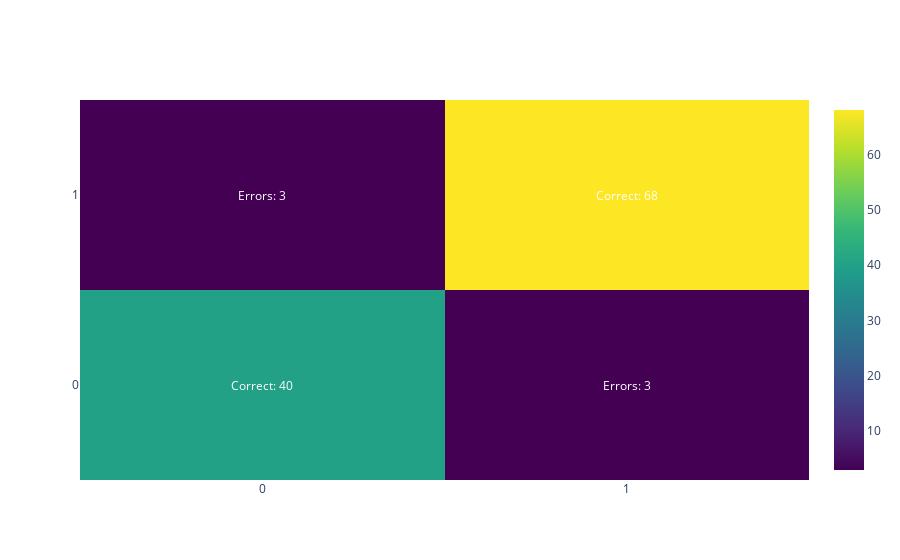

Notebook code cell kept with this figure:
### Code cell
# Confusion Matrix second version with plotly.express

# Create the heatmap trace
heatmap = go.Heatmap(z=cm, x=model.classes_, y=model.classes_, colorscale='Viridis')

# Create the figure and add the heatmap trace
fig = go.Figure(data=[heatmap])

# Add annotations for each cell in the confusion matrix
for i in range(len(cm)):
    for j in range(len(cm[i])):
        if i == j:
            text = f"Correct: {cm[i][j]}"
        else:
            text = f"Errors: {cm[i][j]}"
        fig.add_annotation(
            text=text,
            x=model.classes_[j],
            y=model.classes_[i],
            xref='x',
            yref='y',
            showarrow=False,
            font=dict(color='white')  # Ensure text color is white for better visibility
        )

# Update axis properties
fig.update_xaxes(title_text='Predicted Label', tickmode='array', tickvals=list(range(len(model.classes_))), ticktext=model.classes_)
fig.update_yaxes(title_text='True Label', tickmode='array', tickvals=list(range(len(model.classes_))), ticktext=model.classes_)

# Set the layout to ensure the figure is square
fig.update_layout(
    width=600,  # Set the width of the figure
    height=600  # Set the height of the figure to be equal to the width
)

# Show the figure
fig.show()

### Figure 1 — Plotly figure (JSON) as saved in the notebook; plotly's stock layout.template omitted (floating-point values rounded to 4 significant figures)
{"data": [{"colorscale": [[0, "#440154"], [0.1111, "#482878"], [0.2222, "#3e4989"], [0.3333, "#31688e"], [0.4444, "#26828e"], [0.5556, "#1f9e89"], [0.6667, "#35b779"], [0.7778, "#6ece58"], [0.8889, "#b5de2b"], [1, "#fde725"]], "type": "heatmap", "x": [0, 1], "y": [0, 1], "z": [[40, 3], [3, 68]]}], "layout": {"annotations": [{"font": {"color": "white"}, "showarrow": false, "text": "Correct: 40", "x": 0, "xref": "x", "y": 0, "yref": "y"}, {"font": {"color": "white"}, "showarrow": false, "text": "Errors: 3", "x": 1, "xref": "x", "y": 0, "yref": "y"}, {"font": {"color": "white"}, "showarrow": false, "text": "Errors: 3", "x": 0, "xref": "x", "y": 1, "yref": "y"}, {"font": {"color": "white"}, "showarrow": false, "text": "Correct: 68", "x": 1, "xref": "x", "y": 1, "yref": "y"}], "autosize": true, "xaxis": {"autorange": true, "range": [-0.5, 1.5], "tickmode": "array", "ticktext": [0, 1], "tickvals": [0, 1], "type": "linear"}, "yaxis": {"autorange": true, "range": [-0.5, 1.5], "tickmode": "array", "ticktext": [0, 1], "tickvals": [0, 1], "type": "linear"}}}
